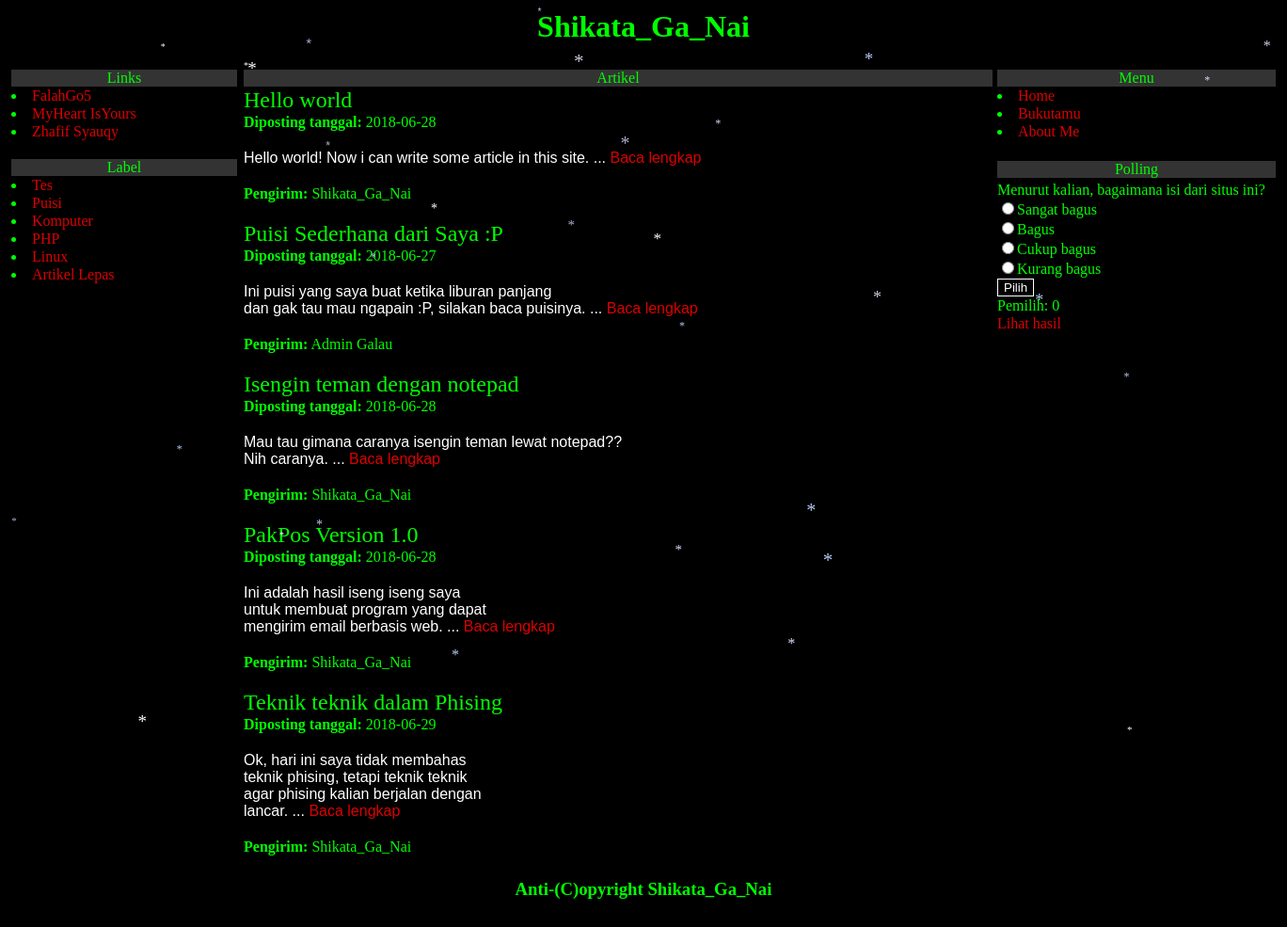
The page / on the database its author committed.
### tables this page shows
CREATE TABLE `tbl_artikel` (
  `id` int(4) NOT NULL,
  `judul` varchar(400) NOT NULL,
  `kategori` varchar(255) NOT NULL,
  `headline` text NOT NULL,
  `isiartikel` text NOT NULL,
  `pengirim` varchar(150) NOT NULL,
  `tgl` date NOT NULL
);

CREATE TABLE `tbl_polling` (
  `id` int(5) NOT NULL,
  `pertanyaan` varchar(250) NOT NULL,
  `jawab1` varchar(100) NOT NULL,
  `jawab2` varchar(100) NOT NULL,
  `jawab3` varchar(100) NOT NULL,
  `jawab4` varchar(100) NOT NULL,
  `hasil1` tinyint(5) NOT NULL,
  `hasil2` tinyint(5) NOT NULL,
  `hasil3` tinyint(5) NOT NULL,
  `hasil4` tinyint(5) NOT NULL,
  `status` enum('Y','N') NOT NULL
);

### index.php (the view, shortened to what this page needs)
<?php
include_once "bukan_file_config.php";
?>
<html>
	<head>
		<link rel="stylesheet" href="gayaindex.css" type="text/css">
	</head>
	<body>
		<table width="100%" border="0" align="center" cellpadding="0" cellspacing="1">
			<tr>
				<td><h1>Shikata_Ga_Nai</h1></td>
			</tr>
		</table>
		<table width="100%" border="0" cellpadding="0" cellspacing="1">
			<tr>
				<td width="300" valign="top">
				<table width="244" border="0" cellpadding="0" cellspacing="1">
				<tr bgcolor="#333333"><td><center>Links</center></td></tr>
				<ul>
				<tr><td><li><a href="https://www.youtube.com/results?search_query=falahgo5" target="_blank">FalahGo5</a></li></td></tr>
				<tr><td><li><a href="https://myheart-isyr.blogspot.com" target="_blank">MyHeart IsYours</a></li></td></tr>
				<tr><td><li><a href="https://www.youtube.com/results?search_query=zhafif+syauqy" target="_blank">Zhafif Syauqy</a></li></td></tr>
				</ul>
				</table>
				<?php include "kategori.php"; ?>
				</td>
				<td width="700" valign="top">
				<table width="800" border="0" cellpadding="0" cellspacing="1">
					<tr bgcolor="#333333"><td><center>Artikel</center></td></tr>
				<?php
				$lihat = $lala->query("select * from tbl_artikel order by id");
				foreach($lihat as $tampil){
				?>
				<tr>
					<td><font size="5"><?=$tampil['judul']?></font></td>
				</tr>
				<tr>
					<td><b>Diposting tanggal:</b> <?=$tampil['tgl']?></td>
				</tr>
				<tr><td>&nbsp;</td></tr>
				<tr>
					<td class="ganteng"><?=nl2br($tampil['headline'])?> ... <a href="lengkap.php?id=<?php echo $tampil['id']; ?>">Baca lengkap</a></td>
				</tr>
				<tr><td>&nbsp;</td></tr>
				<tr>
					<td><b>Pengirim:</b> <?=$tampil['pengirim']?></td>
				</tr>
				<tr><td>&nbsp;</td></tr>
				<?php } ?>
				</table>
				</td>
				<td width="300" valign="top">
				<table width="300" border="0" cellpadding="0" cellspacing="1">
				<tr bgcolor="#333333"><td><center>Menu</center></td></tr>
				<ul>
				<tr><td><li><a href="<?=$_SERVER['PHP_SELF']?>">Home</a></li></td></tr>
				<tr><td><li><a href="bukutamu.php">Bukutamu</a></li></td></tr>
				<tr><td><li><a href="aboutme.php">About Me</a></li></td></tr>
				</ul>
				</table>
				<?php include_once "polling.php"; ?>
				</td>
			</tr>
		</table>
		<table width="100%" border="0" align="center" cellpadding="0" cellspacing="1">
			<tr>
				<td><h3>Anti-(C)opyright Shikata_Ga_Nai</h3></td>
			</tr>
		</table>
	</body>
</html>

### kategori.php
<html>
	<head>
		<link rel="stylesheet" href="gayaindex.css" type="text/css">
	</head>
	<body>
		<table width="244" border="0" cellpadding="0" cellspacing="1">
			<tr bgcolor="#333333"><td><center>Label</center></td></tr>
			<ul>
			<tr><td><li><a href="label.php?kategori=tes">Tes</a></li></td></tr>
			<tr><td><li><a href="label.php?kategori=puisi">Puisi</a></li></td></tr>
			<tr><td><li><a href="label.php?kategori=komputer">Komputer</a></li></td></tr>
			<tr><td><li><a href="label.php?kategori=php">PHP</a></li></td></tr>
			<tr><td><li><a href="label.php?kategori=linux">Linux</a></li></td></tr>
			<tr><td><li><a href="label.php?kategori=lepas">Artikel Lepas</a></li></td></tr>
			</ul>
		</table>
	</body>
</html>

### polling.php (shortened to what this page needs)
<?php
include_once "bukan_file_config.php";
$kueri = $lala->query("select * from tbl_polling where status = 'Y' limit 1");
$flux = $kueri->fetch();
$blob = $flux['hasil1'] + $flux['hasil2'] + $flux['hasil3'] + $flux['hasil4'];
?>
<html>
<head>
<link rel="stylesheet" href="gayaindex.css" type="text/css">
</head>
<body>
<br>
<table width="300" border="0" cellpadding="0" cellspacing="1">
<tr bgcolor="#333333"><td><center>Polling</center></td></tr>
</table>
<table width="300" border="0" cellpadding="0" cellspacing="1">
<form method="post">
<tr><td><input type="hidden" name="idx" value="<?=$flux['id']?>">
<?=$flux['pertanyaan']?></td></tr>
<tr><td><input type="radio" name="akulagi" value="o"><?=$flux['jawab1']?></td></tr>
<tr><td><input type="radio" name="akulagi" value="p"><?=$flux['jawab2']?></td></tr>
<tr><td><input type="radio" name="akulagi" value="q"><?=$flux['jawab3']?></td></tr>
<tr><td><input type="radio" name="akulagi" value="r"><?=$flux['jawab4']?></td></tr>
<tr><td><input type="submit" name="vote" value="Pilih"></td></tr>
<tr><td>Pemilih:&nbsp;<?=$blob?></td></tr>
<tr><td><a href="hasil.php?id=<?=$flux['id']?>">Lihat hasil</a></td></tr>
</form>
</table>

### gayaindex.css (style rules this page uses)
body { background: #000000; color: #00ff00; }
h1 { font-family: Monotype Corsiva; text-decoration: none; text-align: center; }
table { border: 1px solid #000; }
a { color: #dd0000; text-decoration: none; }
.ganteng { font-family: Arial; color: #ffffff; }
h3 { font-family: Monotype Corsiva; text-align: center; text-decoration: none; }
input { background: transparent; color: white; border: 1px solid #fff; }

### rows shown on the page
tbl_artikel: judul "Hello world", tgl "2018-06-28", headline "Hello world! Now i can write some article in this site.", pengirim "Shikata_Ga_Nai"
tbl_artikel: judul "Puisi Sederhana dari Saya :P", tgl "2018-06-27", headline "Ini puisi yang saya buat ketika liburan panjang dan gak tau mau ngapain :P, silakan baca puisinya.", pengirim "Admin Galau"
tbl_artikel: judul "Isengin teman dengan notepad", tgl "2018-06-28", headline "Mau tau gimana caranya isengin teman lewat notepad?? Nih caranya.", pengirim "Shikata_Ga_Nai"
tbl_artikel: judul "PakPos Version 1.0", tgl "2018-06-28", headline "Ini adalah hasil iseng iseng saya untuk membuat program yang dapat mengirim email berbasis web.", pengirim "Shikata_Ga_Nai"
tbl_artikel: judul "Teknik teknik dalam Phising", tgl "2018-06-29", headline "Ok, hari ini saya tidak membahas teknik phising, tetapi teknik teknik agar phising kalian berjalan dengan lancar.", pengirim "Shikata_Ga_Nai"
tbl_polling: pertanyaan "Menurut kalian, bagaimana isi dari situs ini?", jawab1 "Sangat bagus", jawab2 "Bagus", jawab3 "Cukup bagus", jawab4 "Kurang bagus", hasil1 "0"
